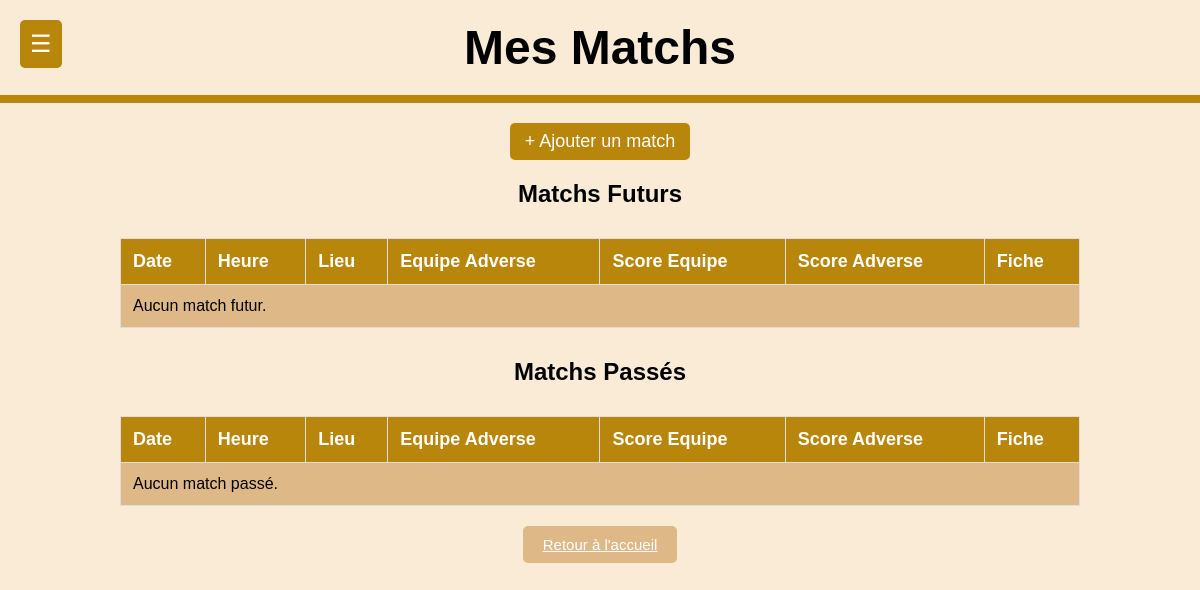
The page /php/pages/PageMatch.php on the database as committed earlier.
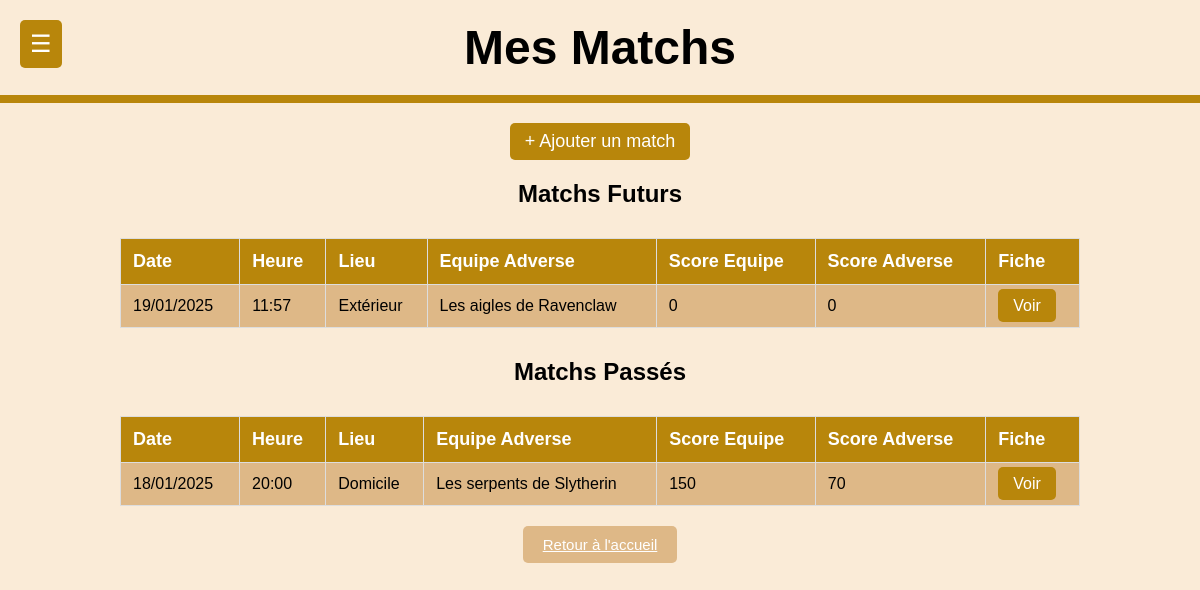
The same page on the database as committed later.
### tables this page shows
CREATE TABLE IF NOT EXISTS Match_(
   Id_Match INT AUTO_INCREMENT,
   Date_Match DATE,
   Heure TIME,
   Nom_Equipe_Adverse VARCHAR(30) ,
   Lieu_Rencontre ENUM('Domicile', 'Extérieur') DEFAULT 'Domicile',
   Resultat_Equipe INT,
   Resultat_Equipe_Adverse INT,
   PRIMARY KEY(Id_Match)
);

### php/pages/PageMatch.php (the view, shortened to what this page needs)
<?php
require('../bd/ConnexionBD.php');
$stmt = $linkpdo->query('SELECT Date_Match, Heure, Lieu_Rencontre, Nom_Equipe_Adverse, Resultat_Equipe, Resultat_Equipe_Adverse, Id_Match FROM Match_ ORDER BY Date_Match DESC');
$matchs = $stmt->fetchAll(PDO::FETCH_ASSOC);
$matchsFuturs = [];
$matchsPasses = [];
$dateActuelle = new DateTime();
foreach ($matchs as $match) {
    $dateMatch = new DateTime($match['Date_Match']);
    if ($dateMatch >= $dateActuelle) {
        $matchsFuturs[] = $match;
    } else {
        $matchsPasses[] = $match;
    }
}
?>
<!DOCTYPE html>
<html lang="fr">
<head>
    <link href="../css/Match.css" rel="stylesheet">
</head>
<body>
<header>Mes Matchs</header>
<div class="menu-container">
    <button class="menu-button">☰</button>
</div>
<a href="AjouterMatch.php" class="btn btn-ajouter">+ Ajouter un match</a>
<h2>Matchs Futurs</h2>
<table>
    <thead>
        <tr>
            <th>Date</th>
            <th>Heure</th>
            <th>Lieu</th>
            <th>Equipe Adverse</th>
            <th>Score Equipe</th>
            <th>Score Adverse</th>
            <th>Fiche</th>
        </tr>
    </thead>
    <tbody>
        <?php if (empty($matchsFuturs)): ?>
            <tr><td colspan="7">Aucun match futur.</td></tr>
        <?php else: ?>
            <?php foreach ($matchsFuturs as $match): ?>
            <tr>
                <td><?= htmlspecialchars(date('d/m/Y', strtotime($match['Date_Match']))); ?></td>
                <td><?= htmlspecialchars(date('H:i', strtotime($match['Heure']))); ?></td>
                <td><?= htmlspecialchars($match['Lieu_Rencontre'] ?? 'Inconnu'); ?></td>
                <td><?= htmlspecialchars($match['Nom_Equipe_Adverse'] ?? 'Inconnu'); ?></td>
                <td><?= htmlspecialchars($match['Resultat_Equipe'] ?? '0'); ?></td>
                <td><?= htmlspecialchars($match['Resultat_Equipe_Adverse'] ?? '0'); ?></td>
                <td>
                    <a href="FicheMatch.php?id=<?= $match['Id_Match']; ?>" class="btn">Voir</a>
                </td>
            </tr>
            <?php endforeach; ?>
        <?php endif; ?>
    </tbody>
</table>
<h2>Matchs Passés</h2>
<table>
    <thead>
        <tr>
            <th>Date</th>
            <th>Heure</th>
            <th>Lieu</th>
            <th>Equipe Adverse</th>
            <th>Score Equipe</th>
            <th>Score Adverse</th>
            <th>Fiche</th>
        </tr>
    </thead>
    <tbody>
        <?php if (empty($matchsPasses)): ?>
            <tr><td colspan="7">Aucun match passé.</td></tr>
        <?php else: ?>
            <?php foreach ($matchsPasses as $match): ?>
            <tr>
                <td><?= htmlspecialchars(date('d/m/Y', strtotime($match['Date_Match']))); ?></td>
                <td><?= htmlspecialchars(date('H:i', strtotime($match['Heure']))); ?></td>
                <td><?= htmlspecialchars($match['Lieu_Rencontre'] ?? 'Inconnu'); ?></td>
                <td><?= htmlspecialchars($match['Nom_Equipe_Adverse'] ?? 'Inconnu'); ?></td>
                <td><?= htmlspecialchars($match['Resultat_Equipe'] ?? '0'); ?></td>
                <td><?= htmlspecialchars($match['Resultat_Equipe_Adverse'] ?? '0'); ?></td>
                <td>
                    <a href="FicheMatch.php?id=<?= $match['Id_Match']; ?>" class="btn">Voir</a>
                </td>
            </tr>
            <?php endforeach; ?>
        <?php endif; ?>
    </tbody>
</table>
<a class="return" href="PageAccueil.php">Retour à l'accueil</a>
</body>
</html>

Rows that differ between the two databases and show on the page:
added match_: Date_Match "19/01/2025", Heure "11:57", Lieu_Rencontre "Extérieur", Nom_Equipe_Adverse "Les aigles de Ravenclaw", Resultat_Equipe "0", Resultat_Equipe_Adverse "0", shown under "Matchs Futurs"
added match_: Date_Match "18/01/2025", Heure "20:00", Lieu_Rencontre "Domicile", Nom_Equipe_Adverse "Les serpents de Slytherin", Resultat_Equipe "150", Resultat_Equipe_Adverse "70", shown under "Matchs Passés"
Other text that changed with them:
text no longer shown: "Aucun match futur. Aucun match passé."
